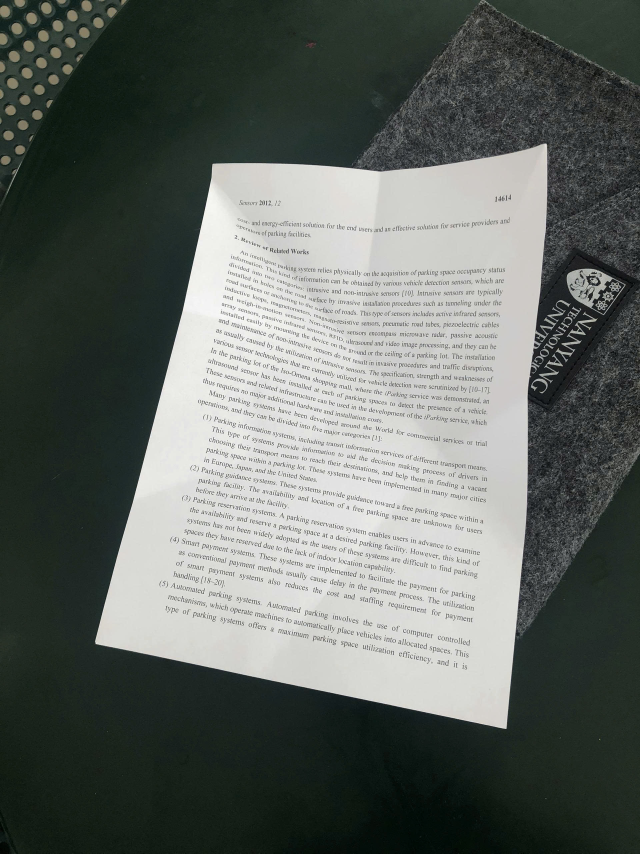
#> input picture module_1_image_preprocessing/test_images/1.jpg, 1920 x 2560 px (shown at 1/3 size)
$ python test_run.py
#> lines starting #> are read from the running program, lines starting #| are printed output that depends on the picture; after the words box and inside, x2 and y2 are one past the last pixel; in counts of white or black regions, pixels touching at a corner belong together
#> in test_pipeline, original is the input picture: shape (2560, 1920, 3); mean B, G, R 99.4, 104.1, 98.3
### module_1_image_preprocessing/document_preprocessor.py
import cv2
import numpy as np

class DocumentPreprocessor:
    def __init__(self):
        pass

    def order_points(self, pts):
        """
        Hàm phụ trợ: Sắp xếp 4 điểm theo thứ tự chuẩn:
        Top-Left, Top-Right, Bottom-Right, Bottom-Left
        (Rất quan trọng để kéo phẳng ảnh không bị lộn ngược)
        """
        rect = np.zeros((4, 2), dtype="float32")

        # Điểm Top-Left có tổng (x+y) nhỏ nhất, Bottom-Right có tổng lớn nhất
        s = pts.sum(axis=1)
        rect[0] = pts[np.argmin(s)]
        rect[2] = pts[np.argmax(s)]

        # Điểm Top-Right có hiệu (y-x) nhỏ nhất, Bottom-Left có hiệu lớn nhất
        diff = np.diff(pts, axis=1)
        rect[1] = pts[np.argmin(diff)]
        rect[3] = pts[np.argmax(diff)]

        return rect

    def deskew_and_crop(self, image_path):
        """Phiên bản nâng cấp: Xử lý nền nhiễu và giấy cong"""
#> called with image_path = 'test_images/1.jpg'
        image = cv2.imread(image_path)
        if image is None:
            print("Lỗi: Không đọc được ảnh.")
            return None

        original = image.copy()

        # 1. Thu nhỏ ảnh để xử lý nhanh hơn (tùy chọn nhưng khuyên dùng với ảnh lớn)
        # Tính tỷ lệ thu nhỏ để sau khi tìm được góc sẽ map lại vào ảnh gốc
        ratio = image.shape[0] / 500.0
        orig = image.copy()
        image = cv2.resize(image, (int(image.shape[1] / ratio), 500))
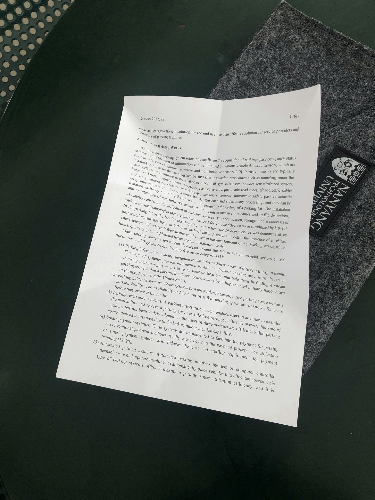
#> image: shape (500, 375, 3); mean B, G, R 99.4, 104.1, 98.3

        # 2. Xám hóa
        gray = cv2.cvtColor(image, cv2.COLOR_BGR2GRAY)

        # 3. Tăng cường làm mờ để xóa vân xi măng (Dùng bộ lọc Gaussian lớn hơn)
        blurred = cv2.GaussianBlur(gray, (11, 11), 0)
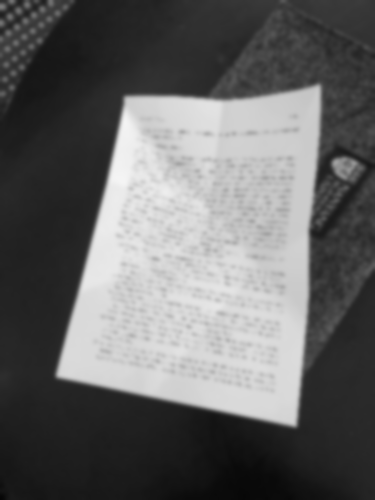
#> blurred: shape (500, 375); min 5, max 244, mean 101.8

        # 4. Dò biên Canny
        edged = cv2.Canny(blurred, 30, 150) # Hạ ngưỡng để bắt viền tốt hơn
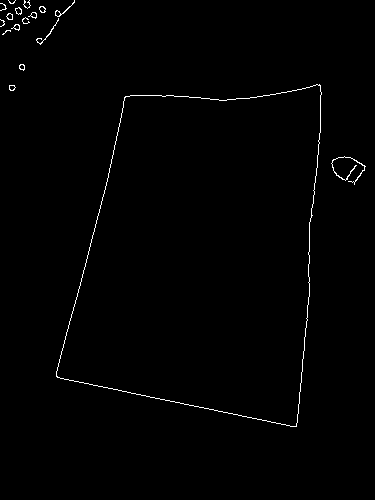
#> edged: shape (500, 375); 0.82% white in thin lines or dots, all inside (x1, y1, x2, y2) = (0, 0, 366, 427)

        # --- BƯỚC NÂNG CẤP: Đóng vùng (Morphological Closing) ---
        # Giúp nối các viền bị đứt đoạn do đổ bóng
        kernel = cv2.getStructuringElement(cv2.MORPH_RECT, (7, 7))
        edged = cv2.morphologyEx(edged, cv2.MORPH_CLOSE, kernel)
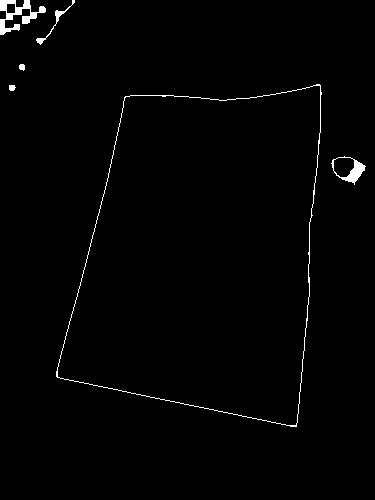
#> edged: shape (500, 375); 1.2% white; 6 white regions

        # 5. Tìm đường bao
        contours, _ = cv2.findContours(edged.copy(), cv2.RETR_LIST, cv2.CHAIN_APPROX_SIMPLE)
#> contours = 9 contours; largest, box (x1, y1, x2, y2) and area: (56, 84, 322, 427) 68037, (57, 85, 321, 426) 67988, (331, 156, 366, 185) 580, (0, 0, 46, 35) 545, (333, 157, 355, 178) 344
        contours = sorted(contours, key=cv2.contourArea, reverse=True)[:5]
#> contours = 5 contours; box (x1, y1, x2, y2) and area: (56, 84, 322, 427) 68037, (57, 85, 321, 426) 67988, (331, 156, 366, 185) 580, (0, 0, 46, 35) 545, (333, 157, 355, 178) 344

        screen_cnt = None

        for c in contours:
            peri = cv2.arcLength(c, True)
            # --- BƯỚC NÂNG CẤP: Tăng epsilon từ 0.02 lên 0.04 hoặc 0.05 ---
            # Giúp chấp nhận các đường viền bị cong vênh
            approx = cv2.approxPolyDP(c, 0.04 * peri, True)

            if len(approx) == 4:
                screen_cnt = approx
                break
#> this loop made 1 pass
#> (peri, screen_cnt) on pass 1: (1127.2, [[319, 84], [124, 97], [57, 377], [296, 426]])

        if screen_cnt is None:
            print("Cảnh báo: Vẫn không tìm thấy viền tài liệu, trả về ảnh gốc!")
            return original

        # 6. Nhân tọa độ góc với tỷ lệ (ratio) để áp dụng lên ảnh gốc sắc nét
        pts = screen_cnt.reshape(4, 2) * ratio
#> pts = [[1633.3, 430.1], [634.9, 496.6], [291.8, 1930.2], [1515.5, 2181.1]]
        rect = self.order_points(pts)
#> in order_points, `s = pts.sum(axis=1)`: s = [2063.4, 1131.5, 2222.1, 3696.6]
#> in order_points, `diff = np.diff(pts, axis=1)`: diff = [-1203.2, -138.2, 1638.4, 665.6]
#> rect = [[634.9, 496.6], [1633.3, 430.1], [1515.5, 2181.1], [291.8, 1930.2]]
        (tl, tr, br, bl) = rect
#> tl = [634.9, 496.6]; tr = [1633.3, 430.1]; br = [1515.5, 2181.1]; bl = [291.8, 1930.2]

        # 7. Tính kích thước và Kéo phẳng
        widthA = np.sqrt(((br[0] - bl[0]) ** 2) + ((br[1] - bl[1]) ** 2))
#> widthA = 1249.1
        widthB = np.sqrt(((tr[0] - tl[0]) ** 2) + ((tr[1] - tl[1]) ** 2))
#> widthB = 1000.6
        maxWidth = max(int(widthA), int(widthB))
#> maxWidth = 1249

        heightA = np.sqrt(((tr[0] - br[0]) ** 2) + ((tr[1] - br[1]) ** 2))
#> heightA = 1755
        heightB = np.sqrt(((tl[0] - bl[0]) ** 2) + ((tl[1] - bl[1]) ** 2))
#> heightB = 1474.1
        maxHeight = max(int(heightA), int(heightB))
#> maxHeight = 1754

        dst = np.array([
            [0, 0],
            [maxWidth - 1, 0],
            [maxWidth - 1, maxHeight - 1],
            [0, maxHeight - 1]], dtype="float32")
#> dst = [[0, 0], [1248, 0], [1248, 1753], [0, 1753]]

        M = cv2.getPerspectiveTransform(rect, dst)
#> M = [[1.96, 0.468, -1473.7], [0.135, 2.02, -1090.1], [0.000255, 0.000287, 1]]
        warped = cv2.warpPerspective(original, M, (maxWidth, maxHeight))
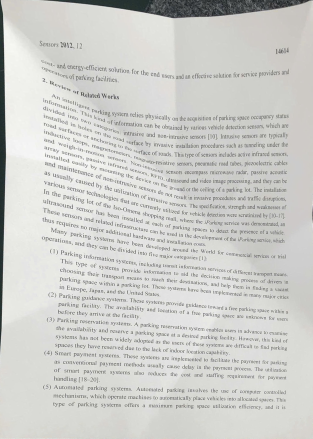
#> warped: shape (1754, 1249, 3) (shown at 1/4 size); mean B, G, R 203.3, 206.7, 206.2

        return warped

    def enhance_document(self, warped_image):
        """Hàm tẩy trắng nền ố vàng và làm đậm nét chữ"""

        # 1. Đảm bảo ảnh đang ở hệ Grayscale (Xám)
        if len(warped_image.shape) == 3:
            gray = cv2.cvtColor(warped_image, cv2.COLOR_BGR2GRAY)
#> gray: shape (1754, 1249)
        else:
            gray = warped_image

        # 2. Áp dụng Adaptive Thresholding (Thuật toán Gaussian)
        # 255: Màu trắng (nền)
        # ADAPTIVE_THRESH_GAUSSIAN_C: Dùng thuật toán Gaussian cho kết quả mịn hơn
        # THRESH_BINARY: Chữ đen, nền trắng
        # 21: Block Size (Kích thước ô vuông xét duyệt)
        # 10: C (Hằng số bù trừ để lọc nhiễu li ti)
        binary = cv2.adaptiveThreshold(
            gray, 255,
            cv2.ADAPTIVE_THRESH_GAUSSIAN_C,
            cv2.THRESH_BINARY,
            21, 10
        )
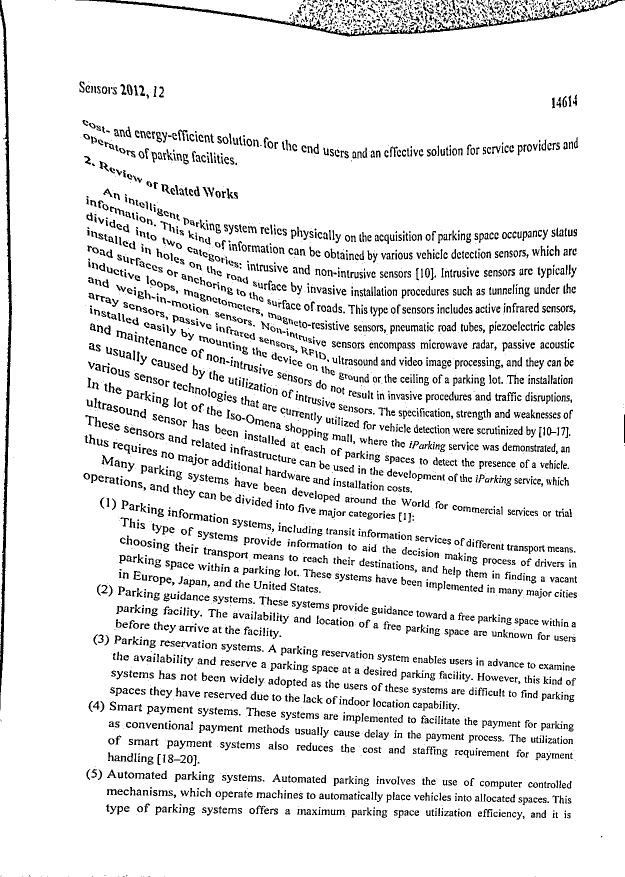
#> binary: shape (1754, 1249) (shown at 1/2 size); 90.9% white; black in thin lines or dots

        # 3. Khử nhiễu muối tiêu (Salt & Pepper Noise)
        # Giấy cũ thường có các chấm đen li ti. Dùng Median Blur để xóa chúng.
        cleaned = cv2.medianBlur(binary, 3)
#> cleaned: shape (1754, 1249); 91.4% white; black in thin lines or dots

        return cleaned

# --- CÁCH SỬ DỤNG ---
# processor = DocumentPreprocessor()
# result_image = processor.deskew_and_crop("0004.jpg")
# cv2.imwrite("output_cropped.jpg", result_image)

### module_1_image_preprocessing/test_run.py
import cv2
import matplotlib.pyplot as plt
from document_preprocessor import DocumentPreprocessor

def test_pipeline(image_path):
    print(f"Đang xử lý ảnh: {image_path}...")

    # 1. Khởi tạo class
    processor = DocumentPreprocessor()

    # 2. Đọc ảnh gốc (để hiển thị so sánh)
    original = cv2.imread(image_path)
    original_rgb = cv2.cvtColor(original, cv2.COLOR_BGR2RGB)

    # 3. Bước 1: Cắt viền và kéo thẳng
    warped = processor.deskew_and_crop(image_path)

    # 4. Bước 2: Tẩy trắng và làm đậm chữ
    final_result = processor.enhance_document(warped)

    # --- HIỂN THỊ KẾT QUẢ BẰNG MATPLOTLIB ---
    plt.figure(figsize=(15, 5))

    plt.subplot(1, 3, 1)
    plt.title("1. Ảnh gốc")
    plt.imshow(original_rgb)
    plt.axis("off")

    plt.subplot(1, 3, 2)
    plt.title("2. Sau khi cắt (Warped)")
    # Chuyển BGR sang RGB để matplotlib hiển thị đúng màu
    plt.imshow(cv2.cvtColor(warped, cv2.COLOR_BGR2RGB))
    plt.axis("off")

    plt.subplot(1, 3, 3)
    plt.title("3. Sau khi tẩy trắng (Final)")
    plt.imshow(final_result, cmap='gray')
    plt.axis("off")

    plt.tight_layout()
    plt.show()
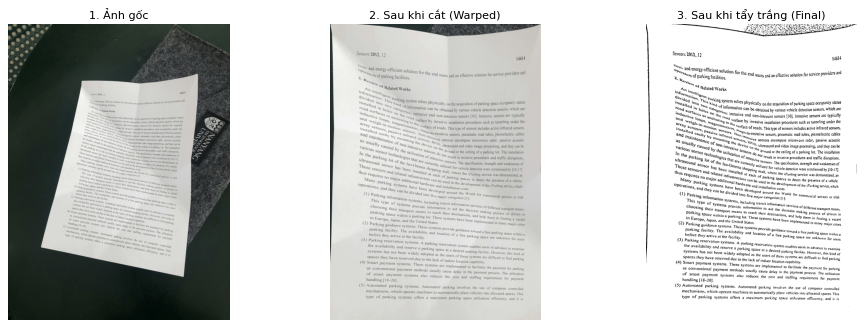
#> figure drawn by matplotlib, 3 panels

# Thay tên file bằng ảnh bạn vừa chụp nhé!
test_pipeline("test_images/1.jpg")

$ run again, with module_1_image_preprocessing/test_images/2.jpg copied over module_1_image_preprocessing/test_images/1.jpg
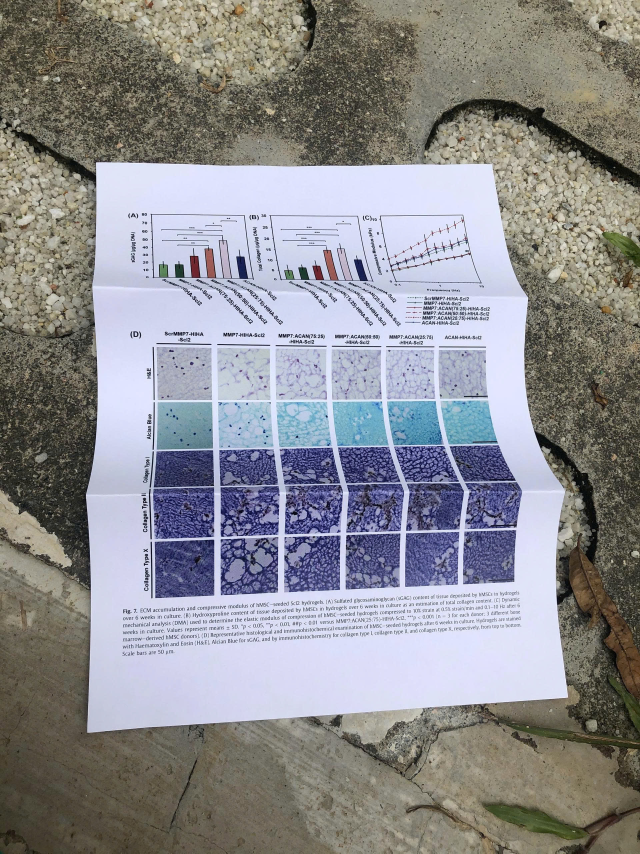
#> input picture module_1_image_preprocessing/test_images/2.jpg, 1920 x 2560 px (shown at 1/3 size)
#> in test_pipeline, original is the input picture: shape (2560, 1920, 3); mean B, G, R 144.6, 140.9, 140.9
#> in deskew_and_crop, `edged = cv2.morphologyEx(edged, cv2.MORPH_CLOSE, kernel)`:
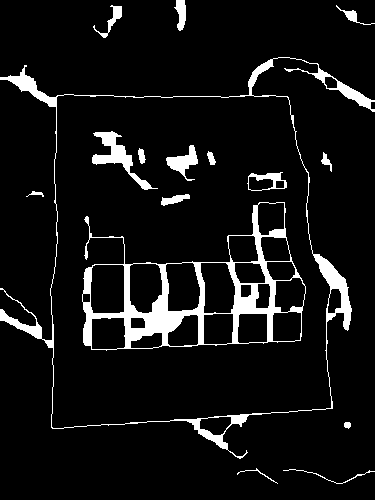
#> edged: shape (500, 375); 7.6% white; 16 white regions
#> in deskew_and_crop, `contours, _ = cv2.findContours(edged.copy(), cv2.RETR_LIST, cv2.CHAIN_..`: contours = 42 contours, 1 with area under 20; largest, box (x1, y1, x2, y2) and area: (0, 57, 375, 459) 87960, (50, 94, 332, 429) 83980, (82, 202, 306, 351) 20536, (90, 264, 125, 314) 1624, (200, 262, 236, 314) 1502
#> in deskew_and_crop, `contours = sorted(contours, key=cv2.contourArea, reverse=True)[:5]`: contours = 5 contours; box (x1, y1, x2, y2) and area: (0, 57, 375, 459) 87960, (50, 94, 332, 429) 83980, (82, 202, 306, 351) 20536, (90, 264, 125, 314) 1624, (200, 262, 236, 314) 1502
#> the loop in deskew_and_crop, `for c in contours:` made 2 passes
#> (peri, screen_cnt) on pass 2: (1200.5, [[58, 95], [288, 98], [330, 408], [51, 426]])
#> pts = [[297, 486.4], [1474.6, 501.8], [1689.6, 2089], [261.1, 2181.1]]
#> s = [783.4, 1976.3, 3778.6, 2442.2]
#> diff = [189.4, -972.8, 399.4, 1920]
#> rect has the same summary as pts
#> tl = [297, 486.4]; tr = [1474.6, 501.8]; br = [1689.6, 2089]; bl = [261.1, 2181.1]
#> widthA = 1431.4
#> widthB = 1177.7
#> maxWidth = 1431
#> heightA = 1601.7
#> heightB = 1695.1
#> maxHeight = 1695
#> dst = [[0, 0], [1430, 0], [1430, 1694], [0, 1694]]
#> M = [[1.21, 0.0256, -371.5], [-0.0168, 1.29, -622.3], [-5.01e-05, 0.000139, 1]]
#> binary: shape (1695, 1431); 86.1% white; 5807 black regions (3337 under 20 px), largest, box (x1, y1, x2, y2) and area: (585, 1220, 772, 1375) 11721, (391, 1219, 575, 1374) 10630, (777, 1221, 965, 1375) 9094
#> cleaned: shape (1695, 1431); 86.7% white; 4307 black regions (1972 under 20 px), largest, box (x1, y1, x2, y2) and area: (585, 1220, 772, 1375) 11708, (391, 1219, 575, 1374) 10594, (179, 185, 530, 416) 8579
#> in test_pipeline, `plt.show()`:
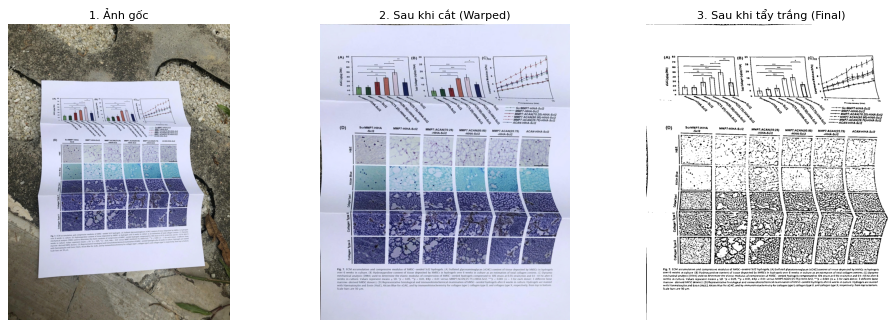
#> figure drawn by matplotlib, 3 panels

$ run again, with module_1_image_preprocessing/test_images/3.jpg copied over module_1_image_preprocessing/test_images/1.jpg
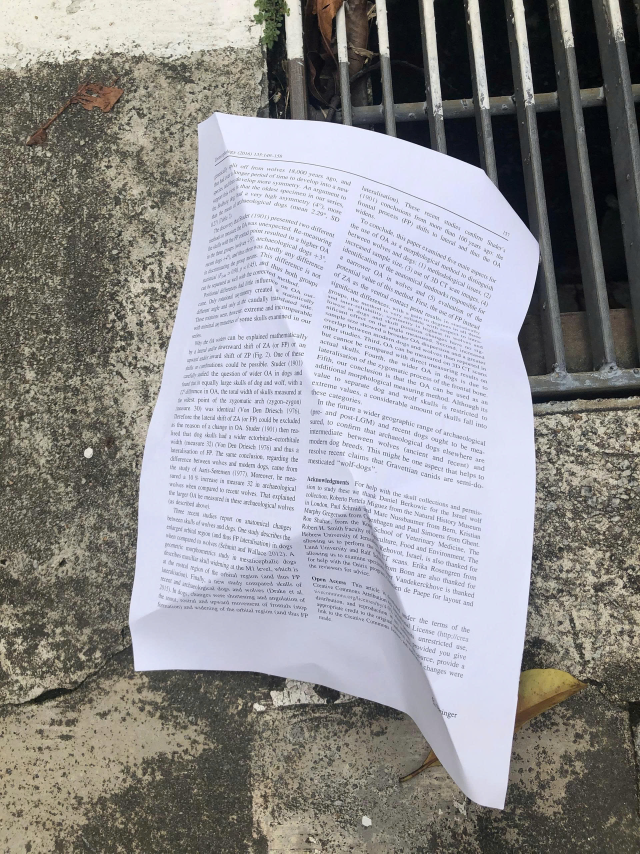
#> input picture module_1_image_preprocessing/test_images/3.jpg, 1920 x 2560 px (shown at 1/3 size)
#> in test_pipeline, original is the input picture: shape (2560, 1920, 3); mean B, G, R 144.9, 143.4, 144.3
#> in deskew_and_crop, `edged = cv2.morphologyEx(edged, cv2.MORPH_CLOSE, kernel)`:
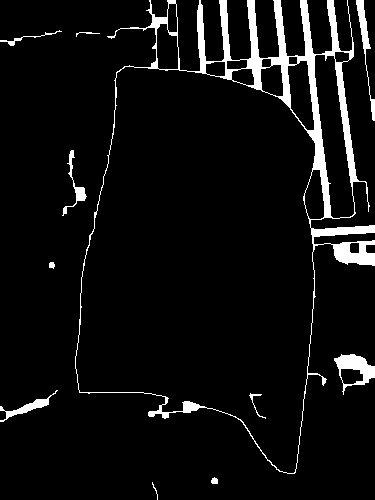
#> edged: shape (500, 375); 6.1% white; 11 white regions
#> in deskew_and_crop, `contours, _ = cv2.findContours(edged.copy(), cv2.RETR_LIST, cv2.CHAIN_..`: contours = 26 contours, 2 with area under 20; largest, box (x1, y1, x2, y2) and area: (75, 0, 375, 474) 87860, (75, 66, 316, 474) 72467, (314, 54, 355, 219) 3685, (287, 60, 315, 131) 1283, (334, 354, 375, 395) 898
#> in deskew_and_crop, `contours = sorted(contours, key=cv2.contourArea, reverse=True)[:5]`: contours = 5 contours; box (x1, y1, x2, y2) and area: (75, 0, 375, 474) 87860, (75, 66, 316, 474) 72467, (314, 54, 355, 219) 3685, (287, 60, 315, 131) 1283, (334, 354, 375, 395) 898
#> the loop in deskew_and_crop, `for c in contours:` made 1 pass
#> (peri, screen_cnt) on pass 1: (2933.2, [[149, 0], [78, 389], [294, 473], [347, 0]])
#> pts = [[762.9, 0], [399.4, 1991.7], [1505.3, 2421.8], [1776.6, 0]]
#> s = [762.9, 2391, 3927, 1776.6]
#> diff = [-762.9, 1592.3, 916.5, -1776.6]
#> rect = [[762.9, 0], [1776.6, 0], [1505.3, 2421.8], [399.4, 1991.7]]
#> tl = [762.9, 0]; tr = [1776.6, 0]; br = [1505.3, 2421.8]; bl = [399.4, 1991.7]
#> widthA = 1186.6
#> widthB = 1013.8
#> maxWidth = 1186
#> heightA = 2436.9
#> heightB = 2024.6
#> maxHeight = 2436
#> dst = [[0, 0], [1185, 0], [1185, 2435], [0, 2435]]
#> M = [[1.61, 0.294, -1227.3], [-1.33e-17, 1.62, 2.36e-14], [0.000212, 0.000119, 1]]
#> binary: shape (2436, 1186); 87.4% white; black in thin lines or dots
#> cleaned: shape (2436, 1186); 88.4% white; 7934 black regions (2939 under 20 px), largest, box (x1, y1, x2, y2) and area: (90, 352, 1186, 1363) 13824, (0, 627, 1021, 829) 3099, (64, 2308, 529, 2436) 2943
#> in test_pipeline, `plt.show()`:
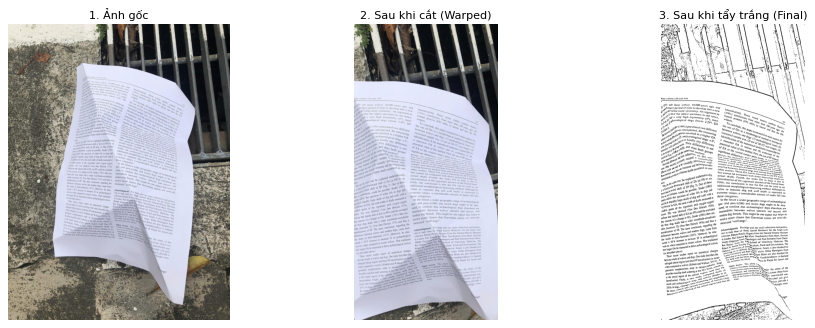
#> figure drawn by matplotlib, 3 panels
